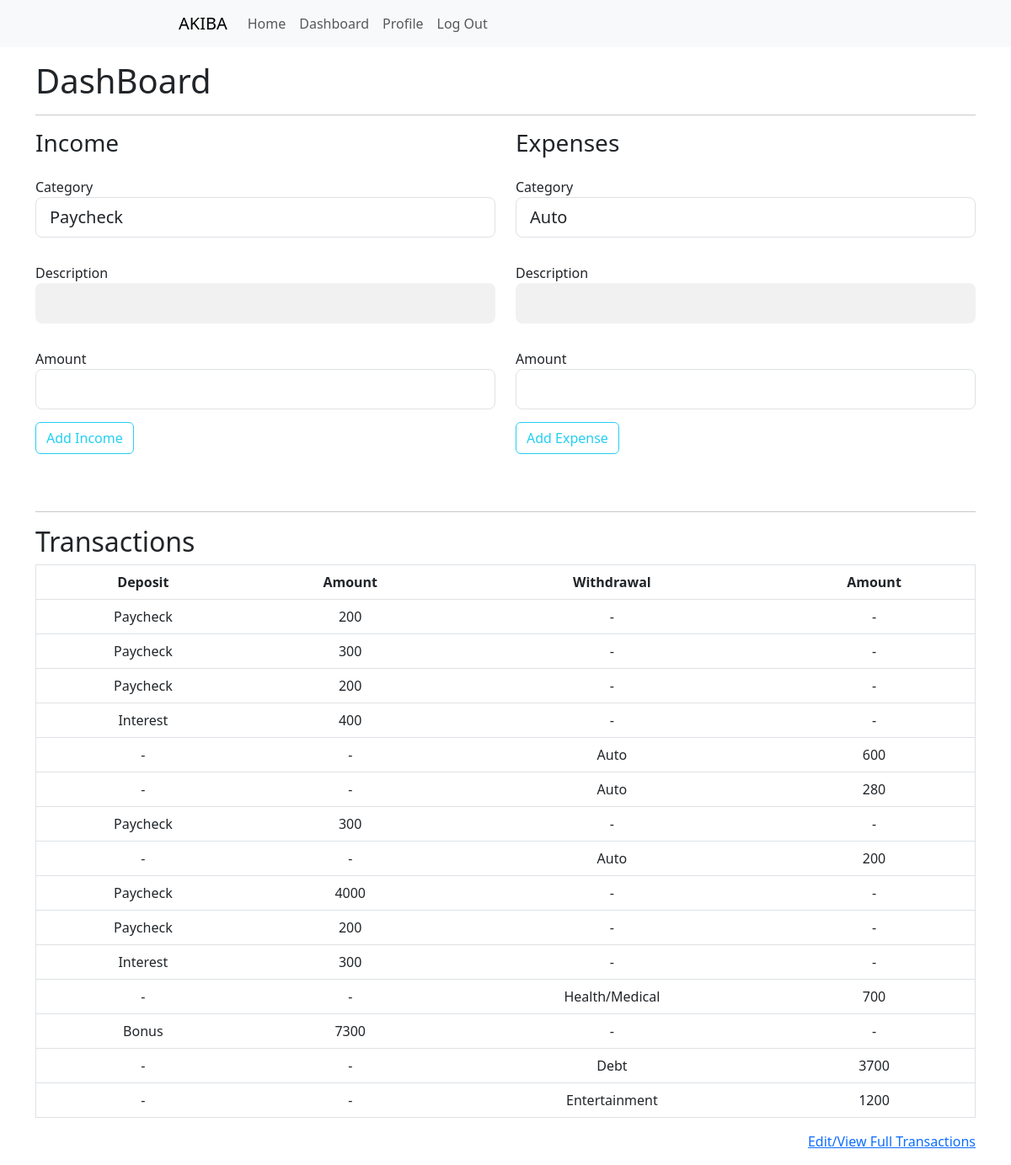
The page /dashboard (signed in) on the database its author committed.
### budgeting_app/models.py (models this page shows, shortened)
class Budget(db.Model):
    id = db.Column(db.Integer, primary_key=True)
    date_posted = db.Column(db.DateTime, nullable=False, default=datetime.utcnow)
    deposit_category = db.Column(db.String(20))
    deposit_description = db.Column(db.String(20))
    deposit_amount = db.Column(db.Integer)
    withdraw_category = db.Column(db.String(20))
    withdraw_description = db.Column(db.String(20))
    withdraw_amount = db.Column(db.Integer)
    user_id = db.Column(db.Integer, db.ForeignKey('user.id'), nullable=False)

### budgeting_app/routes.py (the view, shortened to what this page needs)
@app.route("/dashboard", methods=['GET', 'POST'])
@login_required
def user_dashboard():
    depositform = DepositForm()
    spendingform = SpendingForm()
    headings = ('Deposit', 'Amount', 'Withdrawal', 'Amount')
    result = Budget.query.filter_by(user_id=current_user.id).with_entities(Budget.deposit_category, Budget.deposit_amount, Budget.withdraw_category, Budget.withdraw_amount)
    return render_template("public/dashboard.html", depositform=depositform, spendingform=spendingform, result=result, headings=headings, deposit_ledger=deposit_ledger, withdraw_ledger=withdraw_ledger)

### budgeting_app/forms.py
class DepositForm(FlaskForm):
    deposit_category = SelectField('Category', choices=['Paycheck', 'Savings', 'Bonus', 'Interest', 'Other', 'Custom'], validators=[DataRequired()])
    deposit_description = StringField('Description')
    deposit_amount = IntegerField('Amount', validators=[DataRequired()])
    submit = SubmitField('Add Income')

class SpendingForm(FlaskForm):
    withdraw_category = SelectField('Category', choices=['Auto', 'Utilities', 'Health/Medical', 'Home', 'Personal', 'Travel', 'Debt', 'Entertainment', 'Dining', 'Miscellaneous', 'Transportation', 'Education', 'Custom'], validators=[DataRequired()])
    withdraw_description = StringField('Description')
    withdraw_amount = IntegerField('Amount', validators=[DataRequired()])
    submit = SubmitField('Add Expense')

### budgeting_app/models.py (called while the page is built)
@login_manager.user_loader
def load_user(user_id):
    return User.query.get(int(user_id))

### budgeting_app/templates/public/dashboard.html (shortened to what this page needs)
{% extends "public/templates/public_template.html" %}
{% block main %}
<div class="container">
    <h1>DashBoard</h1>
    <hr>
    <div class="row">
        <div class="col-md-6">
            <form method="POST" action="">
                <h3>Income</h3>
                <div class="form-group col">
                    {{ depositform.deposit_category.label(class="form-control-label") }}
                    {{ depositform.deposit_category(class="form-control form-control-lg") }}
                </div>
                <div class="form-group col">
                    {{ depositform.deposit_description.label(class="form-control-label") }}
                    {{ depositform.deposit_description(class="form-control form-control-lg") }}
                </div>
                <div class="form-group col">
                    {{ depositform.deposit_amount.label(class="form-control-label") }}
                    {{ depositform.deposit_amount(class="form-control form-control-lg") }}
                </div>
                <div class="registerbtn">
                    {{ depositform.submit(class="btn btn-outline-info") }}
                </div>
            </form>
        </div>
        <div class="col-md-6">
            <form method="POST" , action="">
                <h3>Expenses</h3>
                <div class="form-group col">
                    {{ spendingform.withdraw_category.label(class="form-control-label") }}
                    {{ spendingform.withdraw_category(class="form-control form-control-lg") }}
                </div>
                <div class="form-group col">
                    {{ spendingform.withdraw_description.label(class="form-control-label") }}
                    {{ spendingform.withdraw_description(class="form-control form-control-lg") }}
                </div>
                <div class="form-group col">
                    {{ spendingform.withdraw_amount.label(class="form-control-label") }}
                    {{ spendingform.withdraw_amount(class="form-control form-control-lg") }}
                </div>
                <div class="registerbtn">
                    {{ spendingform.submit(class="btn btn-outline-info") }}
                </div>
            </form>
        </div>
    </div>
</div>
<div class="container">
    <hr>
    <h2>Transactions</h2>
    <table class="table">
        <tr class="table_header">
            {% for header in headings %}
            <th class="table_cell">{{ header }}</th>
            {% endfor %}
        </tr>
        {% for row in result %}
        <tr class="table_row">
            {% for cell in row %}
            <td class="table_cell">
                {% if cell == None %}
                {{ "-" }}
                {% else %}
                {{ cell }}
                {% endif %}
            </td>
            {% endfor %}
        </tr>
        {% endfor %}
    </table>
    <div class="link">
        <a href="{{url_for('user_transactions')}}">Edit/View Full Transactions</a>
    </div>
</div>
{% endblock %}

### budgeting_app/templates/public/templates/public_template.html (shortened to what this page needs)
<!DOCTYPE html>
<html lang="en">
<head>
    <link rel="stylesheet" href="{{ url_for('static', filename='css/index.css') }}">
    <link href="https://cdn.jsdelivr.net/npm/bootstrap@5.3.0-alpha1/dist/css/bootstrap.min.css" rel="stylesheet"
>
</head>
<body>
    <header class="site-header">
        <nav class="navbar navbar-expand-lg bg-body-tertiary">
            <div class="container-fluid col-md-8">
                <a class="navbar-brand" href="#">AKIBA</a>
                <div class="collapse navbar-collapse" id="navbarNav">
                    <ul class="navbar-nav">
                        <li class="nav-item">
                            <a class="nav-link" href="{{ url_for('index') }}">Home</a>
                        </li>
                        {% if current_user.is_authenticated %}
                        <li class="nav-item">
                            <a class="nav-link" href="{{ url_for('user_dashboard') }}">Dashboard</a>
                        </li>
                        <li class="nav-item">
                            <a class="nav-link" href="{{ url_for('user_profile') }}">Profile</a>
                        </li>
                        <li class="nav-item">
                            <a class="nav-link" href="{{ url_for('logout') }}">Log Out</a>
                        </li>
                        {% endif %}
                    </ul>
                </div>
            </div>
        </nav>
    </header>
    <main>
        {% block main %}{% endblock %}
    </main>
</body>
</html>

### budgeting_app/static/css/index.css (style rules this page uses)
* { box-sizing: border-box }
.container { padding: 16px; }
input[type=text], input[type=password] { width: 100%; border: none; background: #f1f1f1; }
.form-group { width: 100%; padding: 15px; padding-left: 0px; padding-right: 0px; display: inline-block; outline: none; }
hr { border: 1px solid #f1f1f1; margin-bottom: 25px; }
.registerbtn { color: white; border: none; cursor: pointer; width: 100%; opacity: 0.9; margin-bottom: 20px; }
a { color: dodgerblue; }
table { border: 1px solid #f1f1f1; border-spacing: 0; background-color: #f1f1f1 }
.table_row:nth-child(even) { background-color: #e5e5e5; }
.table_header { text-align: left; }
.table_cell { padding: 10px; text-align: center; }
.link { text-align: right; }

### rows shown on the page
Budget: deposit_category "Paycheck", row "200", value "-" "-"
Budget: deposit_category "Paycheck", deposit_amount "300", value "-" "-"
Budget: deposit_category "Paycheck", row "200", value "-" "-"
Budget: deposit_category "Interest", deposit_amount "400", value "-" "-"
Budget: value "-" "-", withdraw_category "Auto", withdraw_amount "600"
Budget: value "-" "-", withdraw_category "Auto", withdraw_amount "280"
Budget: deposit_category "Paycheck", deposit_amount "300", value "-" "-"
Budget: value "-" "-", withdraw_category "Auto", row "200"
Budget: deposit_category "Paycheck", deposit_amount "4000", value "-" "-"
Budget: deposit_category "Paycheck", row "200", value "-" "-"
Budget: deposit_category "Interest", deposit_amount "300", value "-" "-"
Budget: value "-" "-", withdraw_category "Health/Medical", withdraw_amount "700"
Budget: deposit_category "Bonus", deposit_amount "7300", value "-" "-"
Budget: value "-" "-", withdraw_category "Debt", withdraw_amount "3700"
Budget: value "-" "-", withdraw_category "Entertainment", withdraw_amount "1200"

### other values the page prints
{{ depositform.deposit_category.label(class="form-control-label") }} "Category"
{{ depositform.deposit_description.label(class="form-control-label") }} "Description"
{{ depositform.deposit_amount.label(class="form-control-label") }} "Amount"
{{ spendingform.withdraw_category.label(class="form-control-label") }} "Category"
{{ spendingform.withdraw_description.label(class="form-control-label") }} "Description"
{{ spendingform.withdraw_amount.label(class="form-control-label") }} "Amount"
{{ header }} "Deposit" "Amount" "Withdrawal" "Amount"
